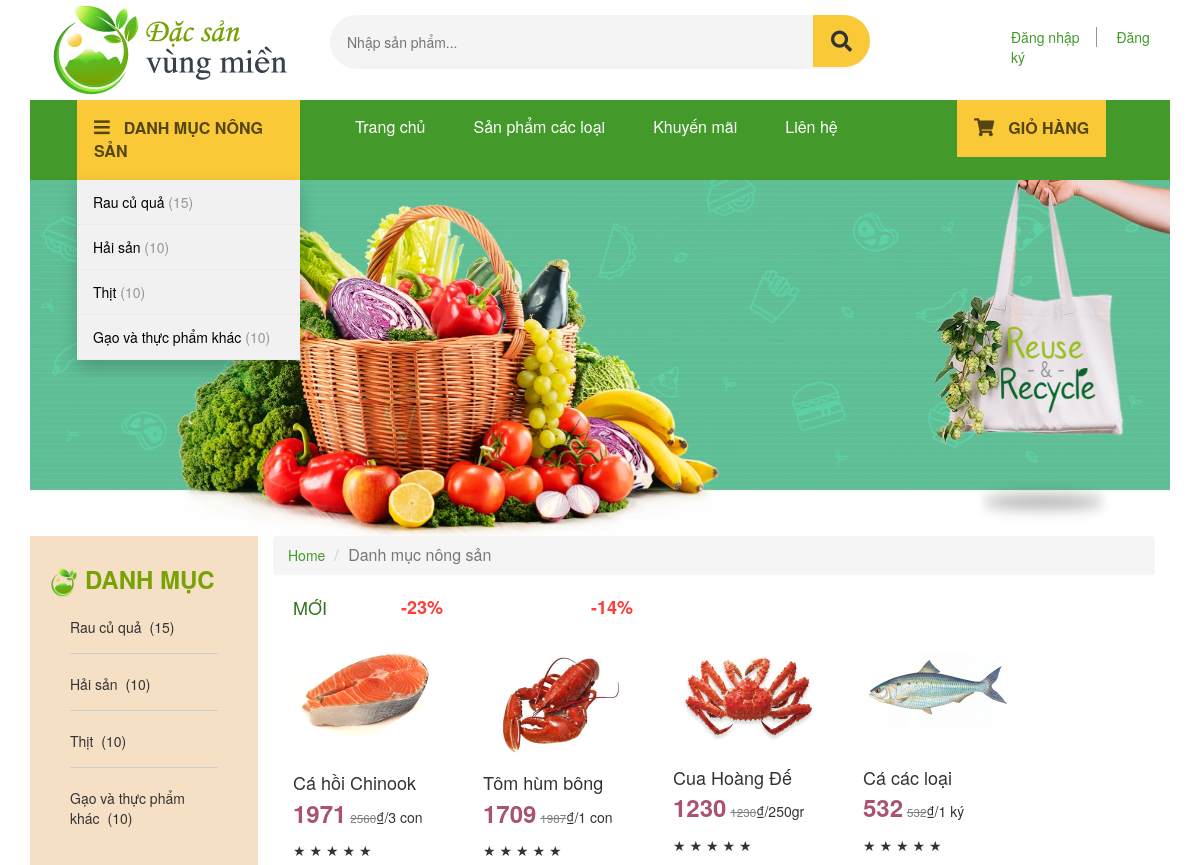
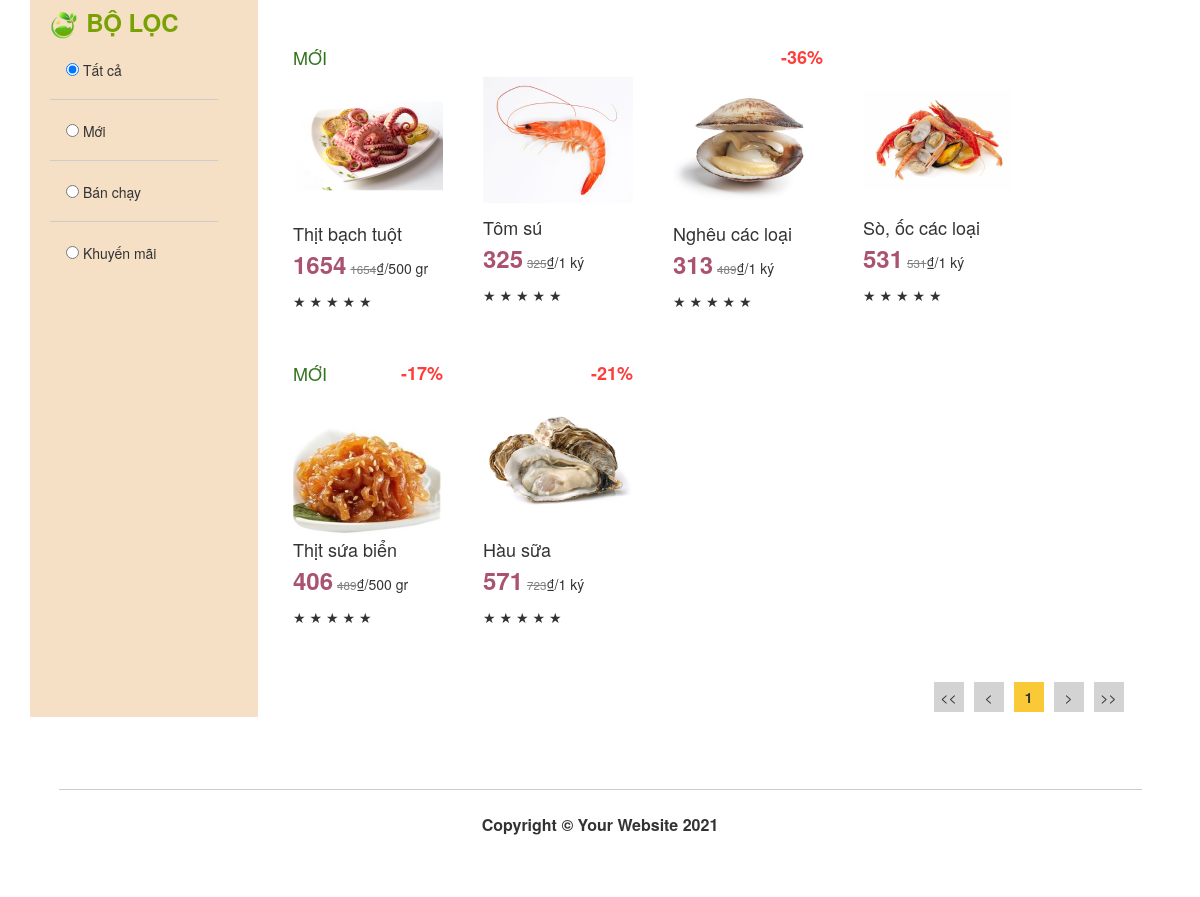
/category.php?cat=2&page=1&filter=0, run on the app's committed database (2 pictures, top to bottom).
### tables this page shows
CREATE TABLE `categories` (
  `cat_id` int(11) NOT NULL,
  `cat_title` varchar(255) NOT NULL
);

CREATE TABLE `products` (
  `product_id` int(11) NOT NULL,
  `product_title` varchar(255) NOT NULL,
  `product_category_id` int(11) NOT NULL,
  `is_product_new` tinyint(1) NOT NULL,
  `is_product_sale` tinyint(1) NOT NULL,
  `product_current_price` double NOT NULL,
  `product_original_price` double NOT NULL,
  `product_price_unit` varchar(255) NOT NULL,
  `product_description` text NOT NULL,
  `short_desc` text NOT NULL,
  `product_image` varchar(255) NOT NULL,
  `product_remain` int(11) NOT NULL
);

### resource/functions.php (called while the page is built, shortened)
<?php
function query($sql) {
    global $connection;
    return mysqli_query($connection, $sql);
}
function escape_string($string){
    global $connection;
    return mysqli_real_escape_string($connection, $string);
}
function fetch_array($result){
    return mysqli_fetch_array($result);
}
function update_param($key, $value){
    $params           = array_merge($_GET, array($key => $value));
    $new_query_string = http_build_query($params);
    return $new_query_string;
}
function getMaxPage($queryString, $numberOfItemPerPage){
    $query = query($queryString);
    $maxPage = ceil(mysqli_num_rows($query)/$numberOfItemPerPage);
    return $maxPage;
}
?>

### public/category.php (the view, shortened to what this page needs)
<?php include(TEMPLATE_FRONT . DS . "header.php") ?>
<?php include(TEMPLATE_FRONT . DS . "main-banner.php") ?>
<div class="container-horizontal">
        <div class="side-area">
            <ul><h3 style="font-weight: 700; color: #78a204;"> <img src="images/logo_hinh.png" alt="" style="width:15%;"> DANH MỤC</h3>
                <?php
                    $queryString = "SELECT product_category_id, cat_title, cat_id, COUNT(product_id) AS total FROM products JOIN categories
                    ON categories.cat_id = products.product_category_id GROUP BY product_category_id ";
                    $query = query($queryString);
                    while($row = fetch_array($query)):
                        $total = $row['total'];
                        $categoryName = $row['cat_title'];
                        $categoryID = $row['cat_id']
                ?>
                    <li class="danh_muc" style="padding-bottom: 16px;"><a href="?cat=<?php echo $categoryID ?>"><?php echo $categoryName ?></a><span style="margin-left: 8px;">(<?php echo $total?>)</span></li>
                <?php endwhile; ?>
            </ul>
            <?php
                $currentFilter = isset($_GET['filter']) ? escape_string($_GET['filter']) : 0;
            ?>
            <ul class="filters"><h3 style="font-weight: 700; color: #78a204;"><img src="images/logo_hinh.png" alt="" style="width:15%; margin-right: 8px;">BỘ LỌC</h3>
                <li style="padding-left: 16px;">
                    <a href="?<?php echo update_param('filter', 0)?>"><div class="filter-element" style="padding: 0;"><input type="radio" name="filter" <?php if($currentFilter==0){?> checked<?php }?>> Tất cả</div></a>
                </li>
                <li>
                    <a href="?<?php echo update_param('filter', 1)?>"><div class="filter-element"><input type="radio" name="filter" <?php if($currentFilter==1){?> checked<?php }?>> Mới</div></a>
                </li>
                <li>
                    <a href="?<?php echo update_param('filter', 2)?>"><div class="filter-element"><input type="radio" name="filter" <?php if($currentFilter==2){?> checked<?php }?>> Bán chạy</div></a>
                </li>
                <li style="border-bottom: none;">
                    <a href="?<?php echo update_param('filter', 3)?>"><div class="filter-element" style="padding-left:16px;"><input type="radio" name="filter" <?php if($currentFilter==3){?> checked<?php }?>> Khuyến mãi</div></a>
                </li>
            </ul>
        </div>
        <div class="main-area">
            <nav aria-label="breadcrumb">
                <ol class="breadcrumb">
                    <li class="breadcrumb-item"><a href="index.php">Home</a></li>
                    <li class="breadcrumb-item active" aria-current="page" style="font-size: 16px;">Danh mục nông sản</li>
                </ol>
            </nav>
            <div class="products-list">
            <?php
                $numberOfItemPerPage = 10;
                $currentPage = isset($_GET['page']) ? escape_string($_GET['page']) : 1;
                $showProductFrom = ($currentPage-1)*$numberOfItemPerPage;
                if(!isset($_GET['search'])){
                    $filterCatID = escape_string($_GET['cat']);
                    $queryStringAll = "SELECT * FROM product_info WHERE product_category_id = $filterCatID";
                }
                else{
                    $txtSearch = escape_string($_GET['search']);
                    $queryStringAll = "SELECT * FROM product_info WHERE product_title LIKE '%$txtSearch%'";
                }
                $maxPage = getMaxPage($queryStringAll, $numberOfItemPerPage);
                $queryStringShowing = $queryStringAll." LIMIT $showProductFrom, $numberOfItemPerPage";
                $query = query($queryStringShowing);
                while($row = fetch_array($query)):
                    $isNew = $row['is_product_new'];
                    $isSale = $row['is_product_sale'];
                    $saleRate = round(100 - $row['product_current_price']/$row['product_original_price']*100);
                    $productName = $row['product_title'];
                    $productPrice = $row['product_current_price'];
                    $originalPrice = $row['product_original_price'];
                    $productIMG = $row['product_image'];
                    $rating = $row['product_star'] ? $row['product_star'] : 0;
                    $unit = $row['product_price_unit']
            ?>
                <div class="items">
                        <a href="item.php?id=<?php echo $row['product_id']?>&star=0">
                        <div class="image-container">
                            <div class="item-header">
                                <div class="is-new" <?php if($isNew){?>style="visibility:visible; font-size:18px; font-weight:500;"<?php }?>>
                                    MỚI
                                </div>
                                <div class="sale-rate" <?php if($isSale){?>style="visibility:visible; font-size:18px; font-weight:600;"<?php }?>>
                                    -<?php echo $saleRate ?>%
                                </div>
                            </div>
                            <img src="images/<?php echo $productIMG ?>">
                            <p class="product-name"><?php echo $productName ?></p>
                        </div>
                        </a>
                        <div class="hide-on-hover" style="margin: 0;">
                            <p class="product-price" style="padding-left: 0;">
                                <span class="current-price"><?php echo $productPrice ?></span>
                                <span class="original-price"><?php echo $originalPrice ?></span>&#8363;/<?php echo $unit?></p>
                            <p class="star-rate" style="padding-left: 0;">
                                <span class="rate">
                                    <i class="star1 <?php if($rating>=1){?>active<?php }?>">★</i>
                                    <i class="star2 <?php if($rating>=2){?>active<?php }?>">★</i>
                                    <i class="star3 <?php if($rating>=3){?>active<?php }?>">★</i>
                                    <i class="star4 <?php if($rating>=4){?>active<?php }?>">★</i>
                                    <i class="star5 <?php if($rating>=5){?>active<?php }?>">★</i>
                                </span>
                            </p>
                        </div>
                </div>
            <?php
                endwhile;
            ?>
            </div>
            <div class="pages">
                <a href="?<?php echo update_param('page',1) ?>">
                    <div class="page-buttons">
                        <div class="overlay">&lt;&lt;</div>
                    </div>
                </a>
                <a href="?<?php echo update_param('page',($currentPage>1)?$currentPage-1:1) ?>">
                    <div class="page-buttons">
                        <div class="overlay">&lt;</div>
                    </div>
                </a>
                <a href="">
                    <div class="page-buttons current-page-buttons">
                        <div class="overlay"><?php echo $currentPage ?></div>
                    </div>
                </a>
                <a href="?<?php echo update_param('page',($currentPage<$maxPage)?$currentPage+1:$maxPage) ?>"><div class="page-buttons"><div class="overlay">&gt;</div></div></a>
                <a href="?<?php echo update_param('page',$maxPage) ?>"><div class="page-buttons"><div class="overlay">&gt;&gt;</div></div></a>
            </div>
        </div>
</div>
<?php include(TEMPLATE_FRONT . DS . "footer.php") ?>

### resource/templates/front/header.php (shortened to what this page needs)
<?php
    $isLoggedin = isset($_SESSION['idLogin']) ? $_SESSION['idLogin'] : false;
    $loggedinID = $isLoggedin ? $_SESSION['idLogin'] : "";
?>
<!DOCTYPE html>
<html lang="en">
<head>
    <link href="//maxcdn.bootstrapcdn.com/bootstrap/3.3.0/css/bootstrap.min.css"
    rel="stylesheet" id="bootstrap-css">
    <link rel="stylesheet" href="https://pro.fontawesome.com/releases/v5.10.0/css/all.css"
/>
    <link rel="stylesheet" href="css/fontawesome.min.css">
    <link href="css/shop-homepage.css" rel="stylesheet">
    <link href="css/homepage.css" rel="stylesheet">
    <link href="css/style.css" rel="stylesheet">
</head>
<body>
    <div class="container-fluid">
        <div class="container">
              <div class="_header">
                <div class="row">
                    <div class="col-md-3 site-branding">
                        <a href="index.php">
                          <img src="images/logo.png" alt="Logo">
                        </a>
                    </div>
                    <div class="col-md-6 site-search">
                        <form  method="GET" action="category.php">
                            <input type="search" id="product-search-field" class="search-field" placeholder="Nhập sản phẩm..." name="search">
                            <button type="submit" value="search_1"><i class="fas fa-search"></i></button>
                        </form>
                    </div>
                    <div class="col-md-3 sign-in">
                    <?php
                        if($isLoggedin) {
                            $query = query("SELECT * FROM users where user_id = $loggedinID");
                            confirm($query);
                            $row = fetch_array($query);
                            $userID = $row['user_id'];
                            $userName = $row['username'];
                                echo "Xin chào $userName";?>
                                <form action="logout.php" method="POST">
                                    <button name="logout" class="sign-up-1" style="border: none;"> Đăng xuất </button>
                                </form>
                        <?php
                        } else { ?>
                        <a href="login.php" class="sign-up-1">Đăng nhập</a>
                        <a href="signup.php" class="sign-up-2">Đăng ký</a>
                        <?php } ?>
                    </div>
                </div>
              </div>
              <nav class="container-fluid navbar-expand-lg navbar-light">
                <div class="row">
                    <div class="col-md-3">
                        <div class="dropdown">
                            <div class="dropbtn"><span><i class="fas fa-bars"></i></span>DANH MỤC NÔNG SẢN</div>
                            <div class="dropdown-content">
                            <?php
                                $queryString = "SELECT product_category_id, cat_title, cat_id, COUNT(product_id) AS total FROM products JOIN categories
                                ON categories.cat_id = products.product_category_id GROUP BY product_category_id ";
                                $query = query($queryString);
                                while($row = fetch_array($query)):
                                    $total = $row['total'];
                                    $categoryName = $row['cat_title'];
                                    $categoryID = $row['cat_id'];
                            ?>
                                <a href="category.php?cat=<?php echo $categoryID?>&page=1&filter=0"><?php echo $categoryName?> <span>(<?php echo $total?>)</span></a>
                                <?php endwhile ?>
                            </div>
                        </div>
                    </div>
                    <div class="col-md-6 navbar" style="text-align:center;">
                        <a href="index.php">Trang chủ</a>
                        <a href="category.php?cat=1&page=1&filter=0">Sản phẩm các loại</a>
                        <a href="news.php">Khuyến mãi</a>
                        <a href="">Liên hệ</a>
                    </div>
                    <div class="col-md-3 shopping-cart">
                        <button class="dropbtn"><span><i class="fas fa-shopping-cart"></i></span>GIỎ HÀNG</button>
                    </div>
                </div>
            </nav>

### data on the page
categories: cat_title "Rau củ quả", total "15"
categories: cat_title "Hải sản", total "10"
categories: cat_title "Thịt", total "10"
categories: cat_title "Gạo và thực phẩm khác", total "10"
products: saleRate "23", product_image (picture), product_title "Cá hồi Chinook", product_current_price "1971", product_original_price "2560", product_price_unit "3 con"
products: saleRate "14", product_image (picture), product_title "Tôm hùm bông", product_current_price "1709", product_original_price "1987", product_price_unit "1 con"
products: product_image (picture), product_title "Cua Hoàng Đế", product_current_price "1230", product_original_price "1230", product_price_unit "250gr"
products: product_image (picture), product_title "Cá các loại", product_current_price "532", product_original_price "532", product_price_unit "1 ký"
products: product_image (picture), product_title "Thịt bạch tuột", product_current_price "1654", product_original_price "1654", product_price_unit "500 gr"
products: product_image (picture), product_title "Tôm sú", product_current_price "325", product_original_price "325", product_price_unit "1 ký"
products: saleRate "36", product_image (picture), product_title "Nghêu các loại", product_current_price "313", product_original_price "489", product_price_unit "1 ký"
products: product_image (picture), product_title "Sò, ốc các loại", product_current_price "531", product_original_price "531", product_price_unit "1 ký"
products: saleRate "17", product_image (picture), product_title "Thịt sứa biển", product_current_price "406", product_original_price "489", product_price_unit "500 gr"
products: saleRate "21", product_image (picture), product_title "Hàu sữa", product_current_price "571", product_original_price "723", product_price_unit "1 ký"

### other printed values
$currentPage "1"
